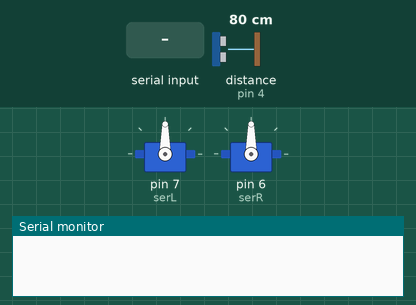
This sketch was run on a simulated Arduino Uno, built with avr-gcc and run on an emulated ATmega328P. Shown: 2 × servo, the last lines printed to the serial monitor. The test bench sets the inputs (shaded band); at power-on: distance to the obstacle (sensor on pin 4) 80 cm. The echo pulse lasts 58.3 µs per cm.

Above: at 1.2 s.
1.3 s: "1" received over Serial
2.8 s: distance to the obstacle (sensor on pin 4) set to 12 cm
4.3 s: distance to the obstacle (sensor on pin 4) set to 9 cm
At 5.5 s:
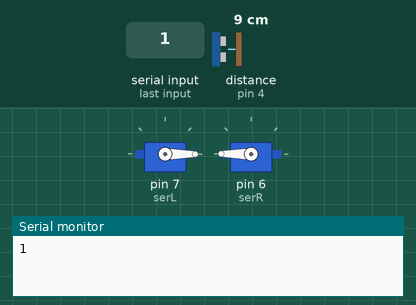
5.8 s: "0" received over Serial
At 6.8 s:
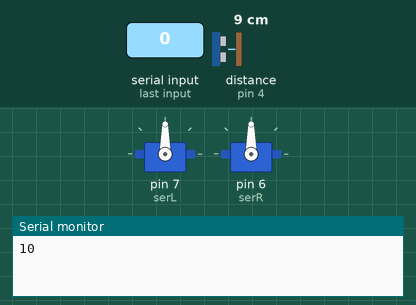
Timing chart, 0 to 8.3 s (numbered marks = the images above; inputs shaded):
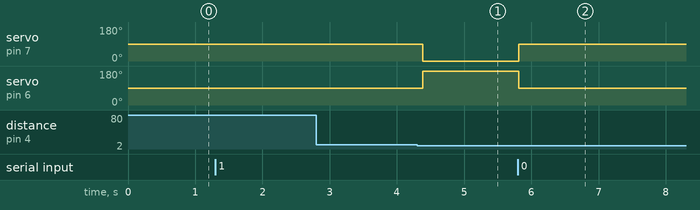

The sketch:

sketch_jan21b.ino
```cpp
#include<Servo.h>
Servo serL;
Servo serR;

#define trigPin 5
#define echoPin 4
long duration;
int distance;

char SerialData;

void setup() {
  // put your setup code here, to run once:
  serL.attach(7);
  serR.attach(6);
  pinMode(trigPin, OUTPUT);
  pinMode(echoPin, INPUT);

  Serial.begin(9600);
}

void Sonic(){
  // Clear the trigPin by setting it LOW:
  digitalWrite(trigPin, LOW);
  delayMicroseconds(5);
  // Trigger the sensor by setting the trigPin high for 10 microseconds:
  digitalWrite(trigPin, HIGH);
  delayMicroseconds(10);
  digitalWrite(trigPin, LOW);
  // Read the echoPin, pulseIn() returns the duration (length of the pulse) in microseconds:
  duration = pulseIn(echoPin, HIGH);
  // Calculate the distance:
  distance= duration*0.034/2;


  delay(50);
}

void loop() {
  if(Serial.available() > 0){
      SerialData = Serial.read();
      Serial.print(SerialData);
    }

  if(SerialData == '1'){
      Sonic();
      if(distance < 10){
        serR.write(180);
        serL.write(0);
      }
    }

    if(SerialData == '0'){
        serR.write(90);
        serL.write(90);
      }
}
```

Measured:
- the behaviour switches between 11 and 10 cm on distance to the obstacle (sensor on pin 4) (found by bisection; images 0 and 1)
- after the input at 2.8 s, every drawn part: stays the same
- after the input at 4.3 s, servo on pin 7 (serL): 90° → 0° after 0.08 s; servo on pin 6 (serR): 90° → 180° after 0.08 s
- after the input at 5.8 s, servo on pin 7 (serL): 0° → 90° at once; servo on pin 6 (serR): 180° → 90° at once
